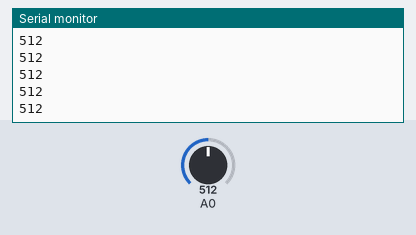
Simulated run of this sketch. Board: Arduino Uno, built with avr-gcc and run on an emulated ATmega328P. Parts: the last lines printed to the serial monitor. The inputs (shaded band) are chosen by the test bench; at power-on: A0 = 512.

Above: at 1.2 s.
1.3 s: A0 set to 716
At 2.0 s:
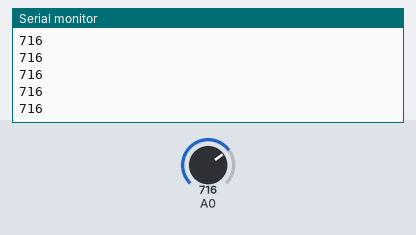
2.8 s: A0 set to 900
At 3.5 s:
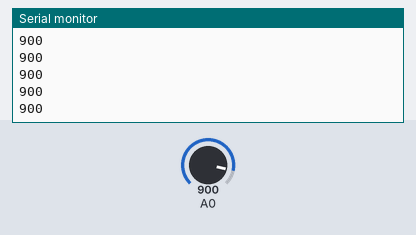
Timing chart, 0 to 5.8 s (numbered marks = the images above; inputs shaded):
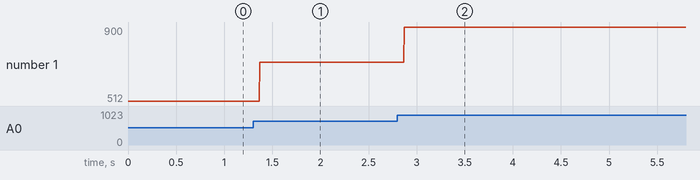

The sketch:

magnet.ino
```cpp
int Led = 13 ; // define LED Interface
int buttonpin = 3; // define the Reed sensor interfaces
int val ; // define numeric variables val
void setup ()
{
  Serial.begin(9600);
}
void loop () {
//SunFounder{
  val = analogRead (A0) ; // digital interface will be assigned a value of 3 to read val
  Serial.println(val);
//  if (val == HIGH) // When the Reed sensor detects a signal, LED flashes
//  {
//    digitalWrite (Led, HIGH);
//  }
//  else
//  {
//    digitalWrite (Led, LOW);
//  }
}
```

Measured:
- after the input at 1.3 s, the serial monitor: prints a new line after 0.07 s (image 1)
- after the input at 2.8 s, the serial monitor: prints a new line after 0.07 s (image 2)
- plotted number 1: 512 → 716 after the input at 1.3 s, 716 → 900 after the input at 2.8 s
